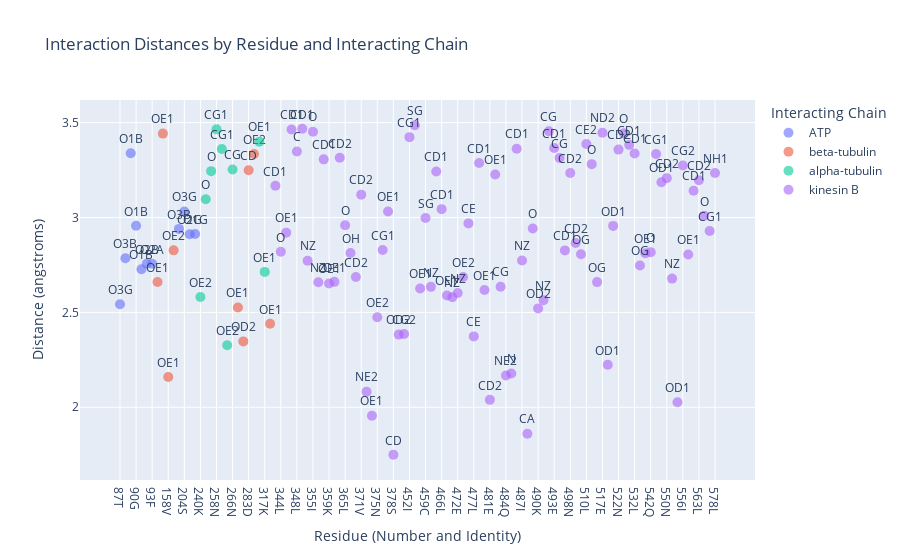

Notebook source saved alongside this figure:
### Markdown cell above
F

### Code cell
import pandas as pd
import plotly.express as px

# Define the path to the CSV file
csv_file_path = "/Users/jazzeruncal/git/Jazzer_surf/3d_predictions/same_seed/Seed_1/interactions_all_files.csv"

# Read the CSV file into a DataFrame
df = pd.read_csv(csv_file_path)

# Filter to get the shortest distances for each interaction
df = df.loc[df[df['chain'] == 'A'].groupby(['file', 'resi', 'interacting_chain'])['distance (angstroms)'].idxmin()]

# Exclude interactions with Mg and chain letters A, G, H
df = df[(df['interacting_resn'] != 'MG') & (~df['interacting_chain'].isin(['A', 'G', 'H']))].reset_index(drop=True)

# Map interacting_resn to single-letter codes for better readability
aa_dict = {
    'ALA': 'A', 'ARG': 'R', 'ASN': 'N', 'ASP': 'D', 'CYS': 'C', 'GLN': 'Q', 'GLU': 'E', 'GLY': 'G',
    'HIS': 'H', 'ILE': 'I', 'LEU': 'L', 'LYS': 'K', 'MET': 'M', 'PHE': 'F', 'PRO': 'P', 'SER': 'S',
    'THR': 'T', 'TRP': 'W', 'TYR': 'Y', 'VAL': 'V'
}
df['residue_one_letter'] = df['resn'].map(aa_dict)
df['residue'] = df['resi'].astype(str) + df['residue_one_letter']

# Replace chain letters with descriptive names
chain_map = {
    'B': 'kinesin B',
    'C': 'alpha-tubulin',
    'D': 'beta-tubulin',
    'E': 'ATP',
    'F': 'ATP'
}
df['interacting_chain'] = df['interacting_chain'].map(chain_map)

# Filter to specific files
df = df.loc[df['file'].isin([
    'fold_f_atp_tub_seed1_model_0', 

    ])]

# Group by file and interacting chain, keeping residues in order
grouped = df.groupby(['file', 'interacting_chain'])

# Create a list to store the output rows
output_rows = []

# Iterate over each group and extract information
for (file, chain), group in grouped:
    for _, row in group.iterrows():
        output_rows.append({
            'file': file,
            'interacting_chain': chain,
            'interacting_atom': row['interacting_atom'],
            'residue_number': row['resi'],
            'amino_acid': row['residue_one_letter'],
            'distance (angstroms)': row['distance (angstroms)'],
        })

# Convert the list to a DataFrame
interaction_df = pd.DataFrame(output_rows)

# Display the resulting DataFrame
interaction_df

interaction_df.to_csv("interaction_summary.csv", index=False)



# Load the data
csv_file_path = "interaction_summary.csv"
interaction_df = pd.read_csv(csv_file_path)

# Create a new column for the x-axis labels by concatenating residue number and amino acid
interaction_df['residue_label'] = interaction_df['residue_number'].astype(str) + interaction_df['amino_acid']

# Sort the dataframe by file and residue number to maintain order
interaction_df = interaction_df.sort_values(by=['file', 'residue_number'])

# Convert residue_label to a categorical type with the correct order
interaction_df['residue_label'] = pd.Categorical(interaction_df['residue_label'], 
                                                 categories=sorted(interaction_df['residue_label'].unique(), key=lambda x: int(''.join(filter(str.isdigit, x)))), 
                                                 ordered=True)

# Scatter plot for interaction distances with custom x-axis labels
fig_scatter = px.scatter(interaction_df, x='residue_label', y='distance (angstroms)', color='interacting_chain', text='interacting_atom',
                         title='Interaction Distances by Residue and Interacting Chain',
                         labels={'residue_label': 'Residue (Number and Identity)', 'distance (angstroms)': 'Distance (angstroms)', 'interacting_chain': 'Interacting Chain'},
                         hover_data=['file'])

fig_scatter.update_traces(textposition='top center', marker=dict(size=10, opacity=0.6))
fig_scatter.update_layout(xaxis={'categoryorder':'array', 'categoryarray': interaction_df['residue_label'].cat.categories})

# Show the plot
fig_scatter.show()

### Figure 1 — Plotly figure (JSON) as saved in the notebook; plotly's stock layout.template omitted (floating-point values rounded to 4 significant figures)
{"data": [{"customdata": [["fold_f_atp_tub_seed1_model_0"], ["fold_f_atp_tub_seed1_model_0"], ["fold_f_atp_tub_seed1_model_0"], ["fold_f_atp_tub_seed1_model_0"], ["fold_f_atp_tub_seed1_model_0"], ["fold_f_atp_tub_seed1_model_0"], ["fold_f_atp_tub_seed1_model_0"], ["fold_f_atp_tub_seed1_model_0"], ["fold_f_atp_tub_seed1_model_0"], ["fold_f_atp_tub_seed1_model_0"], ["fold_f_atp_tub_seed1_model_0"]], "hovertemplate": "Interacting Chain=ATP<br>Residue (Number and Identity)=%{x}<br>Distance (angstroms)=%{y}<br>interacting_atom=%{text}<br>file=%{customdata[0]}<extra></extra>", "legendgroup": "ATP", "marker": {"color": "#636efa", "opacity": 0.6, "size": 10, "symbol": "circle"}, "mode": "markers+text", "name": "ATP", "orientation": "v", "showlegend": true, "text": ["O3G", "O3B", "O1B", "O1B", "O1B", "O2B", "O2A", "O3B", "O3G", "O2G", "O1G"], "textposition": "top center", "type": "scatter", "x": ["87T", "88G", "89S", "90G", "91K", "92T", "93F", "201N", "204S", "205S", "237G"], "xaxis": "x", "y": [2.543, 2.786, 3.339, 2.957, 2.728, 2.756, 2.756, 2.94, 3.031, 2.912, 2.913], "yaxis": "y"}, {"customdata": [["fold_f_atp_tub_seed1_model_0"], ["fold_f_atp_tub_seed1_model_0"], ["fold_f_atp_tub_seed1_model_0"], ["fold_f_atp_tub_seed1_model_0"], ["fold_f_atp_tub_seed1_model_0"], ["fold_f_atp_tub_seed1_model_0"], ["fold_f_atp_tub_seed1_model_0"], ["fold_f_atp_tub_seed1_model_0"], ["fold_f_atp_tub_seed1_model_0"]], "hovertemplate": "Interacting Chain=beta-tubulin<br>Residue (Number and Identity)=%{x}<br>Distance (angstroms)=%{y}<br>interacting_atom=%{text}<br>file=%{customdata[0]}<extra></extra>", "legendgroup": "beta-tubulin", "marker": {"color": "#EF553B", "opacity": 0.6, "size": 10, "symbol": "circle"}, "mode": "markers+text", "name": "beta-tubulin", "orientation": "v", "showlegend": true, "text": ["OE1", "OE1", "OE1", "OE2", "OE1", "OD2", "CD", "OE2", "OE1"], "textposition": "top center", "type": "scatter", "x": ["144R", "157K", "158V", "159R", "278H", "282R", "283D", "285K", "324R"], "xaxis": "x", "y": [2.66, 3.442, 2.159, 2.827, 2.526, 2.347, 3.249, 3.335, 2.44], "yaxis": "y"}, {"customdata": [["fold_f_atp_tub_seed1_model_0"], ["fold_f_atp_tub_seed1_model_0"], ["fold_f_atp_tub_seed1_model_0"], ["fold_f_atp_tub_seed1_model_0"], ["fold_f_atp_tub_seed1_model_0"], ["fold_f_atp_tub_seed1_model_0"], ["fold_f_atp_tub_seed1_model_0"], ["fold_f_atp_tub_seed1_model_0"], ["fold_f_atp_tub_seed1_model_0"]], "hovertemplate": "Interacting Chain=alpha-tubulin<br>Residue (Number and Identity)=%{x}<br>Distance (angstroms)=%{y}<br>interacting_atom=%{text}<br>file=%{customdata[0]}<extra></extra>", "legendgroup": "alpha-tubulin", "marker": {"color": "#00cc96", "opacity": 0.6, "size": 10, "symbol": "circle"}, "mode": "markers+text", "name": "alpha-tubulin", "orientation": "v", "showlegend": true, "text": ["OE2", "O", "O", "CG1", "CG1", "OE2", "CG", "OE1", "OE1"], "textposition": "top center", "type": "scatter", "x": ["240K", "241V", "255K", "258N", "259K", "262S", "266N", "314S", "317K"], "xaxis": "x", "y": [2.582, 3.096, 3.244, 3.465, 3.361, 2.327, 3.253, 3.4, 2.714], "yaxis": "y"}, {"customdata": [["fold_f_atp_tub_seed1_model_0"], ["fold_f_atp_tub_seed1_model_0"], ["fold_f_atp_tub_seed1_model_0"], ["fold_f_atp_tub_seed1_model_0"], ["fold_f_atp_tub_seed1_model_0"], ["fold_f_atp_tub_seed1_model_0"], ["fold_f_atp_tub_seed1_model_0"], ["fold_f_atp_tub_seed1_model_0"], ["fold_f_atp_tub_seed1_model_0"], ["fold_f_atp_tub_seed1_model_0"], ["fold_f_atp_tub_seed1_model_0"], ["fold_f_atp_tub_seed1_model_0"], ["fold_f_atp_tub_seed1_model_0"], ["fold_f_atp_tub_seed1_model_0"], ["fold_f_atp_tub_seed1_model_0"], ["fold_f_atp_tub_seed1_model_0"], ["fold_f_atp_tub_seed1_model_0"], ["fold_f_atp_tub_seed1_model_0"], ["fold_f_atp_tub_seed1_model_0"], ["fold_f_atp_tub_seed1_model_0"], ["fold_f_atp_tub_seed1_model_0"], ["fold_f_atp_tub_seed1_model_0"], ["fold_f_atp_tub_seed1_model_0"], ["fold_f_atp_tub_seed1_model_0"], ["fold_f_atp_tub_seed1_model_0"], ["fold_f_atp_tub_seed1_model_0"], ["fold_f_atp_tub_seed1_model_0"], ["fold_f_atp_tub_seed1_model_0"], ["fold_f_atp_tub_seed1_model_0"], ["fold_f_atp_tub_seed1_model_0"], ["fold_f_atp_tub_seed1_model_0"], ["fold_f_atp_tub_seed1_model_0"], ["fold_f_atp_tub_seed1_model_0"], ["fold_f_atp_tub_seed1_model_0"], ["fold_f_atp_tub_seed1_model_0"], ["fold_f_atp_tub_seed1_model_0"], ["fold_f_atp_tub_seed1_model_0"], ["fold_f_atp_tub_seed1_model_0"], ["fold_f_atp_tub_seed1_model_0"], ["fold_f_atp_tub_seed1_model_0"], ["fold_f_atp_tub_seed1_model_0"], ["fold_f_atp_tub_seed1_model_0"], ["fold_f_atp_tub_seed1_model_0"], ["fold_f_atp_tub_seed1_model_0"], ["fold_f_atp_tub_seed1_model_0"], ["fold_f_atp_tub_seed1_model_0"], ["fold_f_atp_tub_seed1_model_0"], ["fold_f_atp_tub_seed1_model_0"], ["fold_f_atp_tub_seed1_model_0"], ["fold_f_atp_tub_seed1_model_0"], ["fold_f_atp_tub_seed1_model_0"], ["fold_f_atp_tub_seed1_model_0"], ["fold_f_atp_tub_seed1_model_0"], ["fold_f_atp_tub_seed1_model_0"], ["fold_f_atp_tub_seed1_model_0"], ["fold_f_atp_tub_seed1_model_0"], ["fold_f_atp_tub_seed1_model_0"], ["fold_f_atp_tub_seed1_model_0"], ["fold_f_atp_tub_seed1_model_0"], ["fold_f_atp_tub_seed1_model_0"], ["fold_f_atp_tub_seed1_model_0"], ["fold_f_atp_tub_seed1_model_0"], ["fold_f_atp_tub_seed1_model_0"], ["fold_f_atp_tub_seed1_model_0"], ["fold_f_atp_tub_seed1_model_0"], ["fold_f_atp_tub_seed1_model_0"], ["fold_f_atp_tub_seed1_model_0"], ["fold_f_atp_tub_seed1_model_0"], ["fold_f_atp_tub_seed1_model_0"], ["fold_f_atp_tub_seed1_model_0"], ["fold_f_atp_tub_seed1_model_0"], ["fold_f_atp_tub_seed1_model_0"], ["fold_f_atp_tub_seed1_model_0"], ["fold_f_atp_tub_seed1_model_0"], ["fold_f_atp_tub_seed1_model_0"], ["fold_f_atp_tub_seed1_model_0"], ["fold_f_atp_tub_seed1_model_0"], ["fold_f_atp_tub_seed1_model_0"], ["fold_f_atp_tub_seed1_model_0"], ["fold_f_atp_tub_seed1_model_0"], ["fold_f_atp_tub_seed1_model_0"], ["fold_f_atp_tub_seed1_model_0"], ["fold_f_atp_tub_seed1_model_0"]], "hovertemplate": "Interacting Chain=kinesin B<br>Residue (Number and Identity)=%{x}<br>Distance (angstroms)=%{y}<br>interacting_atom=%{text}<br>file=%{customdata[0]}<extra></extra>", "legendgroup": "kinesin B", "marker": {"color": "#ab63fa", "opacity": 0.6, "size": 10, "symbol": "circle"}, "mode": "markers+text", "name": "kinesin B", "orientation": "v", "showlegend": true, "text": ["CD1", "O", "OE1", "CD1", "C", "CD1", "NZ", "O", "NZ", "CD1", "OE1", "OE1", "CD2", "O", "OH", "CD2", "CD2", "NE2", "OE1", "OE2", "CG1", "OE1", "CD", "OD2", "CG2", "CG1", "SG", "OE1", "SG", "NZ", "CD1", "CD1", "OE1", "NZ", "NZ", "OE2", "CE", "CE", "CD1", "OE1", "CD2", "OE1", "CG", "NE2", "N", "CD1", "NZ", "CA", "O", "OD2", "NZ", "CG", "CD1", "CG", "CD1", "CD2", "CD2", "OG", "CE2", "O", "OG", "ND2", "OD1", "OD1", "CD2", "O", "CD1", "CD1", "OG", "OE1", "O", "CG1", "OD1", "CD2", "NZ", "OD1", "CG2", "OE1", "CD1", "CD2", "O", "CG1", "NH1"], "textposition": "top center", "type": "scatter", "x": ["341A", "344L", "345K", "347L", "348L", "351A", "354E", "355I", "356E", "358L", "359K", "361Y", "362I", "365L", "366E", "368V", "371V", "373V", "374S", "375N", "376L", "377K", "378S", "444T", "448D", "452I", "455L", "458K", "459C", "463E", "465Q", "466L", "469K", "470E", "472E", "473K", "476I", "477L", "479Q", "480L", "481E", "482Q", "483Q", "484Q", "485E", "486Q", "487I", "488Q", "489D", "490K", "491D", "492Q", "493E", "494I", "497L", "498N", "501I", "504S", "510L", "511Y", "514S", "517E", "518N", "521L", "522N", "525L", "531A", "532L", "535S", "539A", "542Q", "546I", "549L", "550N", "552E", "553N", "556I", "557K", "560L", "563L", "566R", "575I", "578L"], "xaxis": "x", "y": [3.167, 2.819, 2.92, 3.464, 3.348, 3.468, 2.773, 3.452, 2.659, 3.307, 2.652, 2.661, 3.315, 2.96, 2.813, 2.687, 3.121, 2.082, 1.955, 2.474, 2.829, 3.032, 1.75, 2.383, 2.387, 3.424, 3.486, 2.626, 2.998, 2.635, 3.243, 3.044, 2.589, 2.58, 2.603, 2.686, 2.969, 2.374, 3.287, 2.618, 2.039, 3.227, 2.635, 2.168, 2.178, 3.363, 2.773, 1.861, 2.942, 2.521, 2.565, 3.455, 3.367, 3.313, 2.827, 3.235, 2.866, 2.806, 3.388, 3.281, 2.66, 3.447, 2.224, 2.956, 3.358, 3.445, 3.383, 3.337, 2.747, 2.812, 2.818, 3.335, 3.186, 3.208, 2.678, 2.027, 3.275, 2.806, 3.141, 3.197, 3.009, 2.929, 3.235], "yaxis": "y"}], "layout": {"legend": {"title": {"text": "Interacting Chain"}, "tracegroupgap": 0}, "title": {"text": "Interaction Distances by Residue and Interacting Chain"}, "xaxis": {"anchor": "y", "categoryarray": ["87T", "88G", "89S", "90G", "91K", "92T", "93F", "144R", "157K", "158V", "159R", "201N", "204S", "205S", "237G", "240K", "241V", "255K", "258N", "259K", "262S", "266N", "278H", "282R", "283D", "285K", "314S", "317K", "324R", "341A", "344L", "345K", "347L", "348L", "351A", "354E", "355I", "356E", "358L", "359K", "361Y", "362I", "365L", "366E", "368V", "371V", "373V", "374S", "375N", "376L", "377K", "378S", "444T", "448D", "452I", "455L", "458K", "459C", "463E", "465Q", "466L", "469K", "470E", "472E", "473K", "476I", "477L", "479Q", "480L", "481E", "482Q", "483Q", "484Q", "485E", "486Q", "487I", "488Q", "489D", "490K", "491D", "492Q", "493E", "494I", "497L", "498N", "501I", "504S", "510L", "511Y", "514S", "517E", "518N", "521L", "522N", "525L", "531A", "532L", "535S", "539A", "542Q", "546I", "549L", "550N", "552E", "553N", "556I", "557K", "560L", "563L", "566R", "575I", "578L"], "categoryorder": "array", "domain": [0, 1], "title": {"text": "Residue (Number and Identity)"}}, "yaxis": {"anchor": "x", "domain": [0, 1], "title": {"text": "Distance (angstroms)"}}}}
